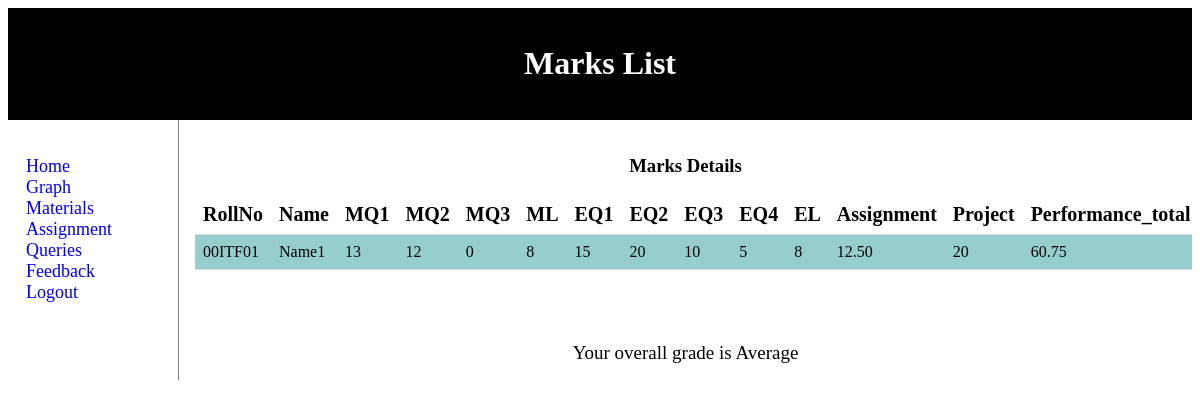
The page /home_s.php (signed in) on the database its author committed.
### tables this page shows
CREATE TABLE `students` (
  `rollno` varchar(10) NOT NULL,
  `name` varchar(10) NOT NULL,
  `mq1` int(5) NOT NULL,
  `mq2` int(5) NOT NULL,
  `mq3` int(5) NOT NULL,
  `ml` int(5) NOT NULL,
  `eq1` int(5) NOT NULL,
  `eq2` int(5) NOT NULL,
  `eq3` int(5) NOT NULL,
  `eq4` int(5) NOT NULL,
  `el` int(5) NOT NULL,
  `assignment` decimal(5,2) NOT NULL,
  `project` int(5) NOT NULL,
  `course_id` varchar(10) NOT NULL,
  `performance` decimal(5,2) NOT NULL
);

### home_s.php (the view, shortened to what this page needs)
<?php
	$u=$_SESSION["username"];
?>
<!DOCTYPE html>
<html>
<head>
<?php
$hostname = "localhost";
$username = "root";
$password = "";
$dbname = "student";
$conn = mysqli_connect($hostname, $username, $password, $dbname);
$sql = "SELECT * FROM students WHERE rollno='$u'";
$result = mysqli_query($conn, $sql);
   $row = mysqli_fetch_array($result);
?>
</head>
<body>
<div class="container">
<header>
   <h1>Marks List</h1>
</header>
<nav>
 <ul>
	 <li><a href="home_s.php">Home</a></li>
	 <li><a href="graph2.php">Graph</a></li>
	 <li><a href="download_s.php">Materials</a><li>
		 <li><a href="assignment.php">Assignment</a></li>
		  <li><a href="queries_s.php">Queries</a></li>
	 <li><a href="feedback_s.php">Feedback</a></li>
	<li><a href="logout.php">Logout</a></li>
 </ul>
</nav>
<article>
<h3>Marks Details</h3>
<table class="table table-hover">
        <tr>
        	<th>RollNo</th>
            <th>Name</th>
			<th>MQ1</th>
			<th>MQ2</th>
			<th>MQ3</th>
			<th>ML</th>
			<th>EQ1</th>
			<th>EQ2</th>
			<th>EQ3</th>
			<th>EQ4</th>
			<th>EL</th>
			<th>Assignment</th>
			<th>Project</th>
			<th>Performance_total</th>
        </tr>
		<tr>
			<td> <?php echo $row['rollno']; ?></td>
			<td> <?php echo $row['name']; ?></td>
			<td> <?php echo $row['mq1']; ?></td>
			<td> <?php echo $row['mq2']; ?></td>
			<td> <?php echo $row['mq3']; ?></td>
			<td> <?php echo $row['ml']; ?></td>
			<td> <?php echo $row['eq1']; ?></td>
			<td> <?php echo $row['eq2']; ?></td>
			<td> <?php echo $row['eq3']; ?></td>
			<td> <?php echo $row['eq4']; ?></td>
			<td> <?php echo $row['el']; ?></td>
			<td> <?php echo $row['assignment']; ?></td>
			<td> <?php echo $row['project']; ?></td>
			<td> <?php echo $row['performance']; ?></td>
			</tr>
		</table>
		<br>
		<br>
		<br>
		<br>
		<ar>
		<?php
		$tot=$row['performance'];
		if($tot > 55){$p="Average";}
		echo "Your overall grade is ".$p;?></ar>
</article>
</div>
</body>
</html>

### home_s.php (style rules this page uses)
div.container { width: 100%; }
header { padding: 1em; color: white; background-color: black; clear: left; text-align: center; }
nav { float: left; max-width: 160px; margin: 0; padding: 1em; background-color: white; font-size:18px; }
nav ul { list-style-type: none; padding: 0; }
nav ul a { text-decoration: none; }
article { margin-left: 170px; border-left: 1px solid gray; padding: 1em; overflow: hidden; text-align: center; font-size:16px; }
ar { padding: 1em; overflow: hidden; text-align: center; font-size:19px; }
table { border-collapse: collapse; width: 100%; }
th { padding: 8px; text-align: left; border-bottom: 1px solid #ddd; font-size:20px; }
td { padding: 8px; text-align: left; border-bottom: 1px solid #ddd; }
tr:nth-child(even) { background-color:#96CDCD }

### rows shown on the page
students: rollno "00ITF01", name "Name1", mq1 "13", mq2 "12", mq3 "0", ml "8", eq1 "15", eq2 "20", eq3 "10", eq4 "5", el "8", assignment "12.50", project "20", performance "60.75", performance "Average"
